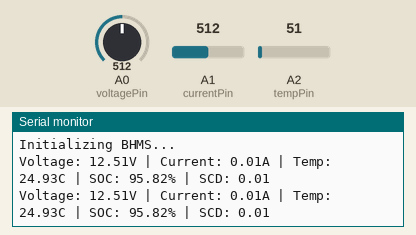
Bench run of a sketch on a simulated Arduino Uno, built with avr-gcc and run on an emulated ATmega328P. Parts: the last lines printed to the serial monitor. The inputs (shaded band) are chosen by the test bench; at power-on: A2 (tempPin) = 51, A0 (voltagePin) = 512, A1 (currentPin) = 512.

Above: at 2.8 s.
2.9 s: A2 (tempPin) set to 61
At 5.2 s:
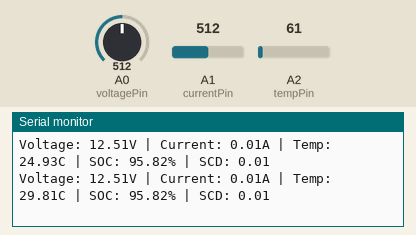
5.6 s: A0 (voltagePin) set to 716
At 7.1 s:
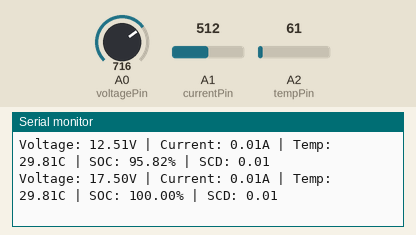
8.3 s: A1 (currentPin) set to 716
At 10.8 s:
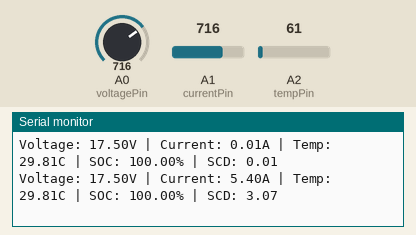
11.0 s: A2 (tempPin) set to 71
At 13.0 s:
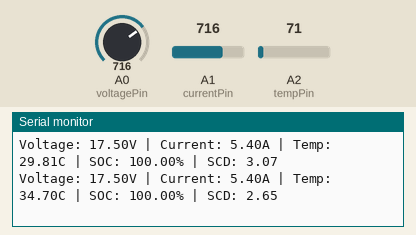
13.7 s: A0 (voltagePin) set to 900
At 15.0 s:
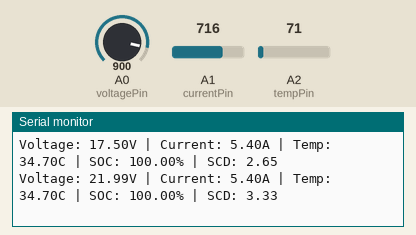
16.4 s: A1 (currentPin) set to 900
At 18.9 s:
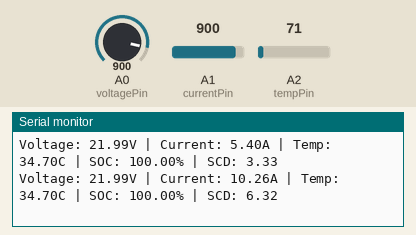
Timing chart, 0 to 20.1 s (numbered marks = the images above; inputs shaded):
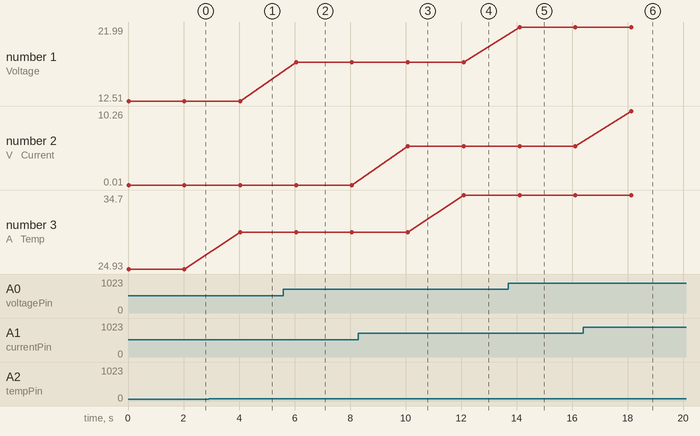

Measured:
- after the input at 2.9 s, the serial monitor: prints a new line after 1.1 s (image 1)
- after the input at 5.6 s, the serial monitor: prints a new line after 0.46 s (image 2)
- after the input at 8.3 s, the serial monitor: prints a new line after 1.8 s (image 3)
- after the input at 11.0 s, the serial monitor: prints a new line after 1.1 s (image 4)
- after the input at 13.7 s, the serial monitor: prints a new line after 0.40 s (image 5)
- after the input at 16.4 s, the serial monitor: prints a new line after 1.7 s (image 6)
- plotted number 1: 12.51 → 17.5 after the input at 5.6 s, 17.5 → 21.99 after the input at 13.7 s
- plotted number 2: 0.01 → 5.4 after the input at 8.3 s, 5.4 → 10.26 after the input at 16.4 s

The sketch:

bhms.ino
```cpp
// Battery Health Monitoring System (BHMS)

// Define Sensor Pins
const int voltagePin = A0;
const int currentPin = A1;
const int tempPin = A2;

// Variables for sensor readings
float voltage = 0.0;
float current = 0.0;
float temperature = 0.0;

// Variables for calculated metrics
float SOC = 0.0; // State of Charge
float SCD = 0.0; // Formula metric

void setup() {
  Serial.begin(9600);
  Serial.println("Initializing BHMS...");
}

void loop() {
  // 1. Read Sensors (Requires calibration based on your specific sensors)
  int vRaw = analogRead(voltagePin);
  int iRaw = analogRead(currentPin);
  int tRaw = analogRead(tempPin);

  // Example conversion to actual values (adjust multipliers for your sensors)
  voltage = vRaw * (5.0 / 1023.0) * 5.0; // Assuming a voltage divider
  current = (iRaw * (5.0 / 1023.0) - 2.5) / 0.185; // Example for ACS712 5A
  temperature = tRaw * (5.0 / 1023.0) * 100.0; // Example for LM35

  // 2. Calculate SOC and SCD using your custom formulas
  // NOTE: Replace these with the specific formulas you found!

  // Example SOC calculation (very basic voltage mapping)
  // Assuming a 12V lead-acid battery for example: 10.5V = 0%, 12.6V = 100%
  SOC = ((voltage - 10.5) / (12.6 - 10.5)) * 100.0;
  if (SOC > 100.0) SOC = 100.0;
  if (SOC < 0.0) SOC = 0.0;

  // Example SCD calculation (placeholder for your specific formula)
  SCD = (voltage * current) / (temperature + 1);

  // 3. Print Results
  Serial.print("Voltage: "); Serial.print(voltage); Serial.print("V | ");
  Serial.print("Current: "); Serial.print(current); Serial.print("A | ");
  Serial.print("Temp: "); Serial.print(temperature); Serial.print("C | ");
  Serial.print("SOC: "); Serial.print(SOC); Serial.print("% | ");
  Serial.print("SCD: "); Serial.println(SCD);

  delay(2000); // Wait 2 seconds before the next reading
}
```
